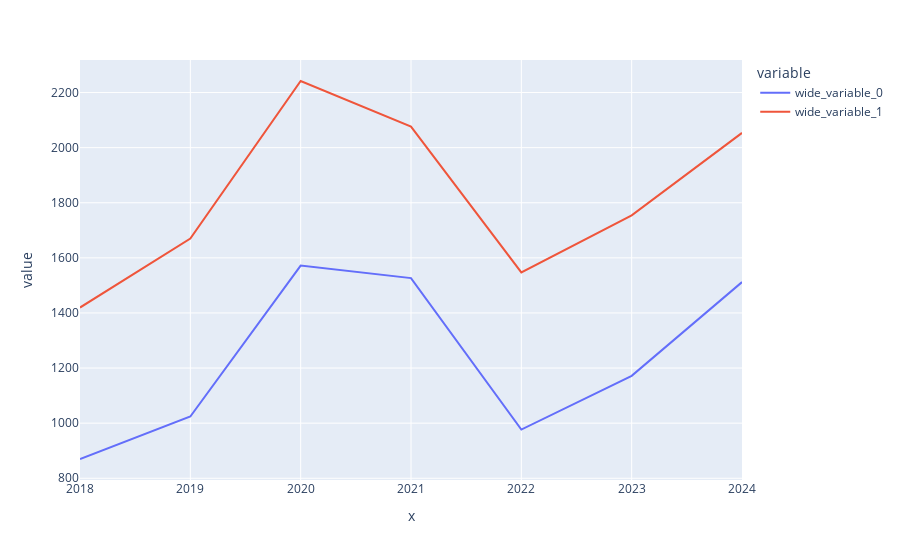

Notebook code cell kept with this figure:
### Code cell
px.line(x=mp_pivoted_df.index,y=[mp_pivoted_df.Onion,up_pivoted_df.Onion])

### Figure 1 — Plotly figure (JSON) as saved in the notebook; plotly's stock layout.template omitted (floating-point values rounded to 4 significant figures)
{"data": [{"hovertemplate": "variable=wide_variable_0<br>x=%{x}<br>value=%{y}<extra></extra>", "legendgroup": "wide_variable_0", "line": {"color": "#636efa", "dash": "solid"}, "marker": {"symbol": "circle"}, "mode": "lines", "name": "wide_variable_0", "orientation": "v", "showlegend": true, "type": "scatter", "x": [2018, 2019, 2020, 2021, 2022, 2023, 2024], "xaxis": "x", "y": [870.0, 1024.0, 1572.0, 1526.0, 976.7, 1172.0, 1512.0], "yaxis": "y"}, {"hovertemplate": "variable=wide_variable_1<br>x=%{x}<br>value=%{y}<extra></extra>", "legendgroup": "wide_variable_1", "line": {"color": "#EF553B", "dash": "solid"}, "marker": {"symbol": "circle"}, "mode": "lines", "name": "wide_variable_1", "orientation": "v", "showlegend": true, "type": "scatter", "x": [2018, 2019, 2020, 2021, 2022, 2023, 2024], "xaxis": "x", "y": [1420.0, 1670.0, 2242.0, 2076.0, 1547.0, 1754.0, 2054.0], "yaxis": "y"}], "layout": {"legend": {"title": {"text": "variable"}, "tracegroupgap": 0}, "margin": {"t": 60}, "xaxis": {"anchor": "y", "domain": [0, 1], "title": {"text": "x"}}, "yaxis": {"anchor": "x", "domain": [0, 1], "title": {"text": "value"}}}}
